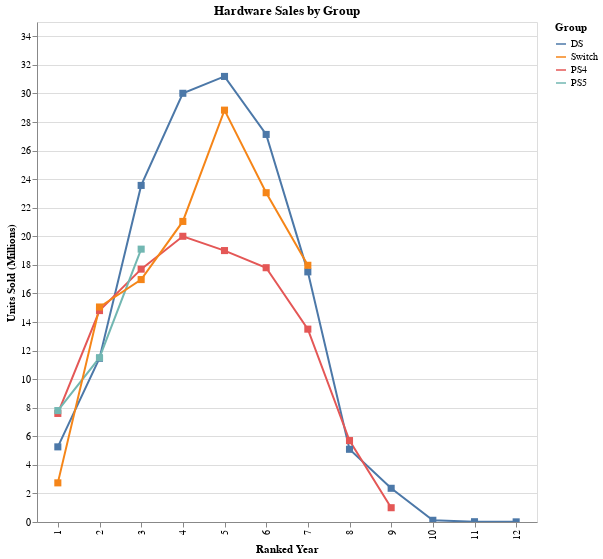

Notebook cell for this chart:
### Code cell
consoles = ["DS", "Switch", "PS4", "PS5"]
# consoles = ["DS", "2DS/3DS", "Gamecube", "Wii", "Wii U", "Switch"]
filter_rows = df_ranked["New_Group"].isin(consoles)
df_plot = df_ranked[filter_rows]
df_plot = df_plot[df_plot["Date"].dt.year <= 2023]

selection = alt.selection_point(fields=['New_Group'], bind='legend')
opacity=alt.condition(selection, alt.value(1), alt.value(0.2))

width = 500
height = 500
chart = alt.Chart(df_plot).mark_line(point={"shape": "square", "size": 50})\
    .encode(
        x=alt.X("rk_date:N", title="Ranked Year"),
        y=alt.Y("Qty:Q", title="Units Sold (Millions)"),
        color=alt.Color("New_Group:N", title="Group").sort(consoles),
        opacity=opacity,
        tooltip=["New_Group", "Date", "Qty"]
        
)

# width = 100
# height = 100
# chart = alt.Chart(df_plot).mark_bar()\
#     .encode(
#         x=alt.X("New_Group:N", title="Group"),
#         y=alt.Y("Qty:Q", title="Units Sold (Millions)"),
#         color=alt.Color("New_Group:N", title="Group"),
#         column=alt.Color("rk_date:N", title="Ranked Year"),
#         opacity=opacity,
#         tooltip=["New_Group", "Date", "Qty"]
# )

chart = chart.add_params(selection)
chart = chart.properties(
    title="Hardware Sales by Group",
    width=width,
    height=height
).interactive()

chart

### Figure 1 — Vega-Lite specification as saved in the notebook (floating-point values rounded to 4 significant figures)
{"config": {"view": {"continuousWidth": 300, "continuousHeight": 300}}, "data": {"name": "data-e04fc3981dca5ba3a4cb20c47506a467"}, "mark": {"type": "line", "point": {"shape": "square", "size": 50}}, "encoding": {"color": {"field": "New_Group", "sort": ["DS", "Switch", "PS4", "PS5"], "title": "Group", "type": "nominal"}, "opacity": {"condition": {"param": "param_3", "value": 1}, "value": 0.2}, "tooltip": [{"field": "New_Group", "type": "nominal"}, {"field": "Date", "type": "temporal"}, {"field": "Qty", "type": "quantitative"}], "x": {"field": "rk_date", "title": "Ranked Year", "type": "nominal"}, "y": {"field": "Qty", "title": "Units Sold (Millions)", "type": "quantitative"}}, "height": 500, "params": [{"name": "param_3", "select": {"type": "point", "fields": ["New_Group"]}, "bind": "legend"}, {"name": "param_4", "select": {"type": "interval", "encodings": ["x", "y"]}, "bind": "scales"}], "title": "Hardware Sales by Group", "width": 500, "$schema": "https://vega.github.io/schema/vega-lite/v5.8.0.json", "datasets": {"data-e04fc3981dca5ba3a4cb20c47506a467": [{"New_Group": "DS", "Date": "2005-03-31T00:00:00", "Qty": 5.26, "rk_date": 1}, {"New_Group": "DS", "Date": "2006-03-31T00:00:00", "Qty": 11.46, "rk_date": 2}, {"New_Group": "DS", "Date": "2007-03-31T00:00:00", "Qty": 23.56, "rk_date": 3}, {"New_Group": "DS", "Date": "2008-03-31T00:00:00", "Qty": 30.01, "rk_date": 4}, {"New_Group": "DS", "Date": "2009-03-31T00:00:00", "Qty": 31.19, "rk_date": 5}, {"New_Group": "DS", "Date": "2010-03-31T00:00:00", "Qty": 27.13, "rk_date": 6}, {"New_Group": "DS", "Date": "2011-03-31T00:00:00", "Qty": 17.51, "rk_date": 7}, {"New_Group": "DS", "Date": "2012-03-31T00:00:00", "Qty": 5.09, "rk_date": 8}, {"New_Group": "DS", "Date": "2013-03-31T00:00:00", "Qty": 2.36, "rk_date": 9}, {"New_Group": "DS", "Date": "2014-03-31T00:00:00", "Qty": 0.12, "rk_date": 10}, {"New_Group": "DS", "Date": "2015-03-31T00:00:00", "Qty": 0.02, "rk_date": 11}, {"New_Group": "DS", "Date": "2016-03-31T00:00:00", "Qty": 0.01, "rk_date": 12}, {"New_Group": "PS4", "Date": "2014-03-31T00:00:00", "Qty": 7.6, "rk_date": 1}, {"New_Group": "PS4", "Date": "2015-03-31T00:00:00", "Qty": 14.8, "rk_date": 2}, {"New_Group": "PS4", "Date": "2016-03-31T00:00:00", "Qty": 17.7, "rk_date": 3}, {"New_Group": "PS4", "Date": "2017-03-31T00:00:00", "Qty": 20.0, "rk_date": 4}, {"New_Group": "PS4", "Date": "2018-03-31T00:00:00", "Qty": 19.0, "rk_date": 5}, {"New_Group": "PS4", "Date": "2019-03-31T00:00:00", "Qty": 17.8, "rk_date": 6}, {"New_Group": "PS4", "Date": "2020-03-31T00:00:00", "Qty": 13.5, "rk_date": 7}, {"New_Group": "PS4", "Date": "2021-03-31T00:00:00", "Qty": 5.7, "rk_date": 8}, {"New_Group": "PS4", "Date": "2022-03-31T00:00:00", "Qty": 1.0, "rk_date": 9}, {"New_Group": "PS5", "Date": "2021-03-31T00:00:00", "Qty": 7.8, "rk_date": 1}, {"New_Group": "PS5", "Date": "2022-03-31T00:00:00", "Qty": 11.5, "rk_date": 2}, {"New_Group": "PS5", "Date": "2023-03-31T00:00:00", "Qty": 19.1, "rk_date": 3}, {"New_Group": "Switch", "Date": "2017-03-31T00:00:00", "Qty": 2.74, "rk_date": 1}, {"New_Group": "Switch", "Date": "2018-03-31T00:00:00", "Qty": 15.05, "rk_date": 2}, {"New_Group": "Switch", "Date": "2019-03-31T00:00:00", "Qty": 16.97, "rk_date": 3}, {"New_Group": "Switch", "Date": "2020-03-31T00:00:00", "Qty": 21.04, "rk_date": 4}, {"New_Group": "Switch", "Date": "2021-03-31T00:00:00", "Qty": 28.83, "rk_date": 5}, {"New_Group": "Switch", "Date": "2022-03-31T00:00:00", "Qty": 23.05, "rk_date": 6}, {"New_Group": "Switch", "Date": "2023-03-31T00:00:00", "Qty": 17.97, "rk_date": 7}]}}
